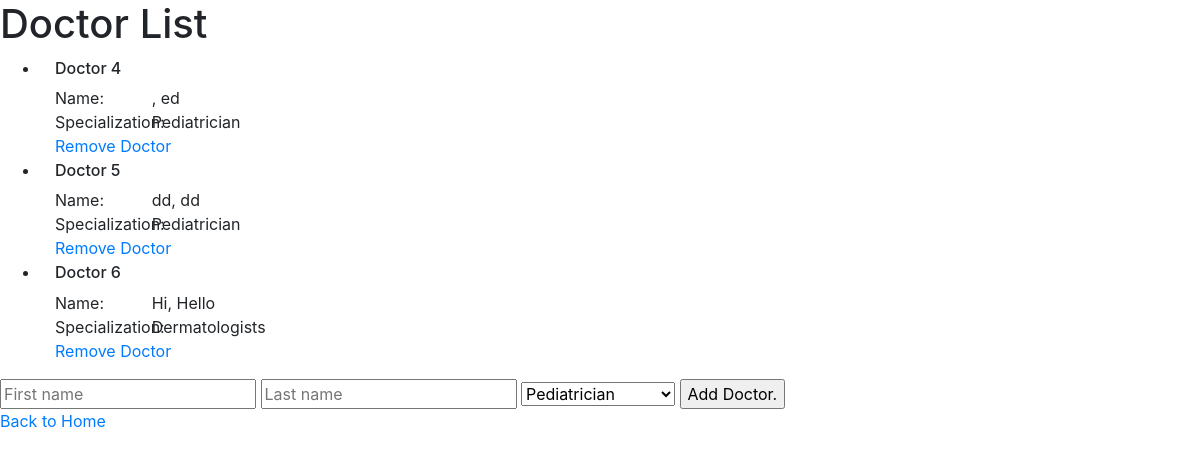
Page /doctors on the committed database.
### clinicker/models.py (models this page shows, shortened)
class Doctor(models.Model):
    first = models.CharField(max_length=64)
    last = models.CharField(max_length=64)
    specialized = models.ForeignKey(SpecializationDB, on_delete=models.CASCADE, related_name="specialization")

class SpecializationDB(models.Model):
    specializationData = models.CharField(max_length=64)
    def __str__(self):
        return f"{ self.specializationData }"

### clinicker/views.py (the view)
# urls.py: path("doctors", views.doctors, name="doctors"),
def doctors(request):
    context = {
    "doctors":Doctor.objects.all(),
    "specializations":SpecializationDB.objects.all()
    }
    return render(request, "clinicker/doctor.html",context)

### clinicker/templates/clinicker/doctor.html (shortened to what this page needs)
{% extends "clinicker/base.html" %}
{% block body %}
<h1>Doctor List</h1>
<ul>
{% for doctor in doctors %}
<li>
    <div class="col-12">
      <h6>Doctor {{ doctor.id }}</h6>
      <div class="row">
        <div class="col-1">
          Name:
        </div>
        <div class="col-4">
          {{ doctor.last }}, {{ doctor.first }}
        </div>
      </div>
    </div>
    <div class="col-12">
      <div class="row">
        <div class="col-1">
          Specialization:
        </div>
        <div class="col-4">
          {{ doctor.specialized }}
        </div>
    </div>
    <a href="{% url 'removeDoctor' doctor.id %}">Remove Doctor</a>
</li>
{% empty %}
<li><h3>No assignments</h3></li>
{% endfor %}
</ul>
<form class="" action="{% url 'addDoctors' %}" method="post">
  <input type="text" name="firstName" placeholder="First name">
  <input type="text" name="lastName" placeholder="Last name">
  <select name="specialization">
  {% for specialized in specializations %}
    <option value="{{ specialized.id }}">{{ specialized.specializationData}}</option>
  {% endfor %}
  </select>
  <input type="submit" value="Add Doctor.">
</form>
<a href="{% url 'index' %}">Back to Home</a>
{% endblock %}

### rows in the picture
Doctor: id "4", first "ed", specialized "Pediatrician"
Doctor: id "5", last "dd", first "dd", specialized "Pediatrician"
Doctor: id "6", last "Hi", first "Hello", specialized "Dermatologists"

### other values in the picture
form field specialization "Pediatrician"
